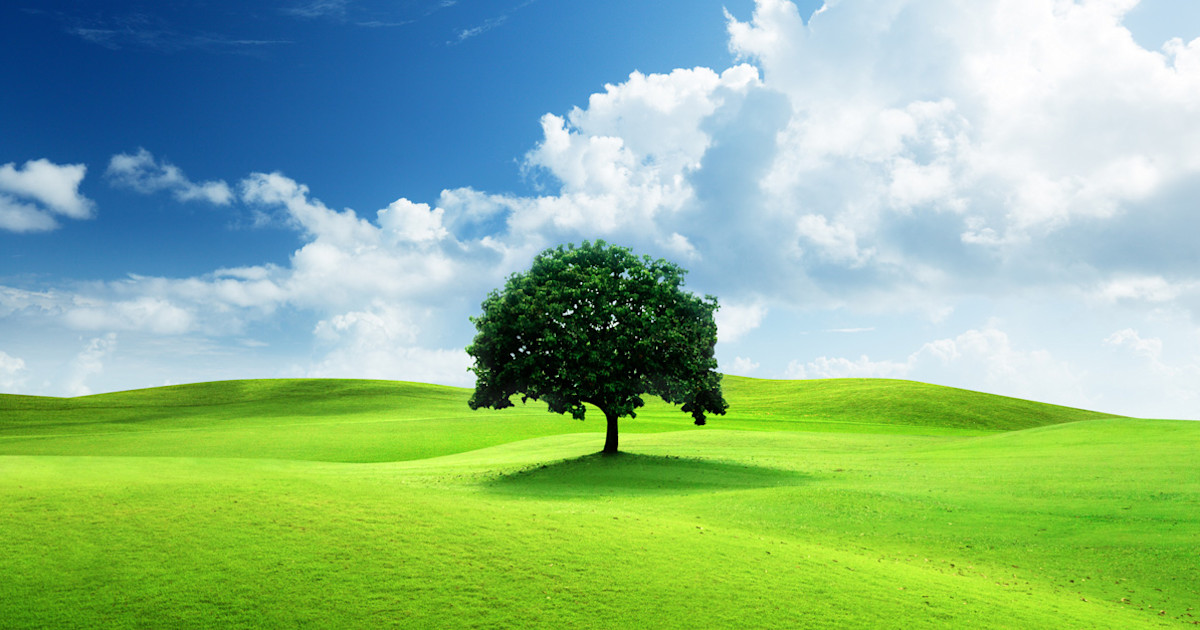
#> input picture CV/cv.exp's/pic.jpg, 1200 x 630 px
$ python exp16.py   (older library calls are emulated)
#> lines starting #> are read from the running program, lines starting #| are printed output that depends on the picture
import cv2
import numpy as np
# Read the input image
image = cv2.imread("pic.jpg") # Replace with your image file path
#> image is the input picture: shape (630, 1200, 3); mean B, G, R 139.9, 183.6, 139.8
# Convert the image to grayscale
gray = cv2.cvtColor(image, cv2.COLOR_BGR2GRAY)
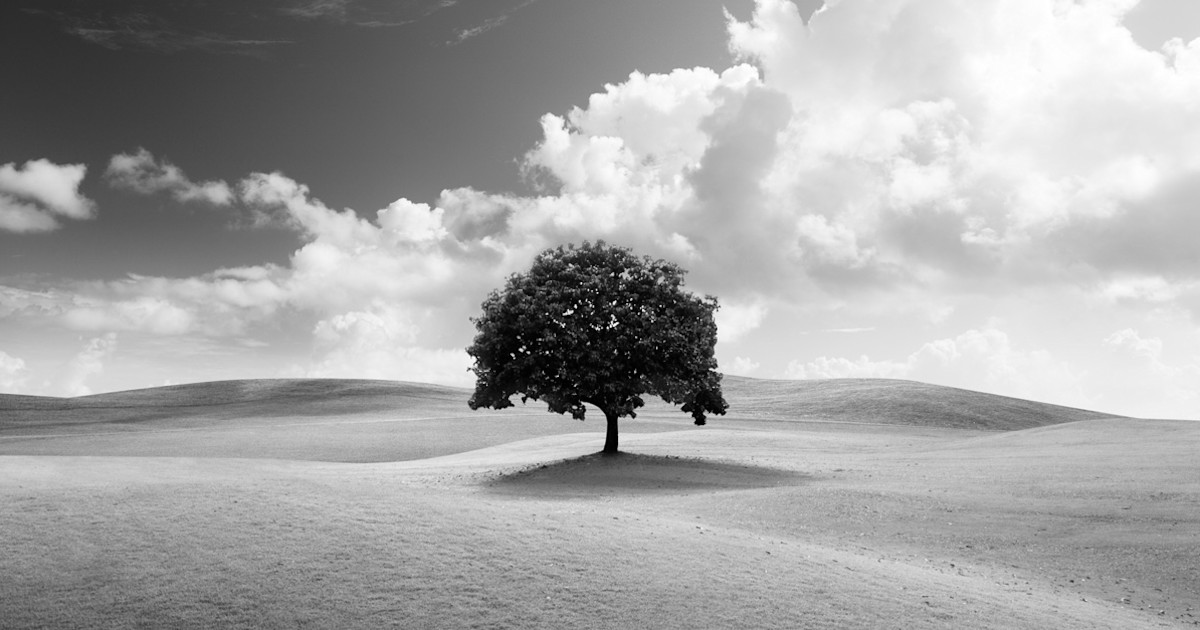
#> gray: shape (630, 1200); min 0, max 255, mean 165.5
# Apply Sobel filter in X and Y directions
sobel_x = cv2.Sobel(gray, cv2.CV_64F, 1, 0, ksize=3) # Gradient in X direction
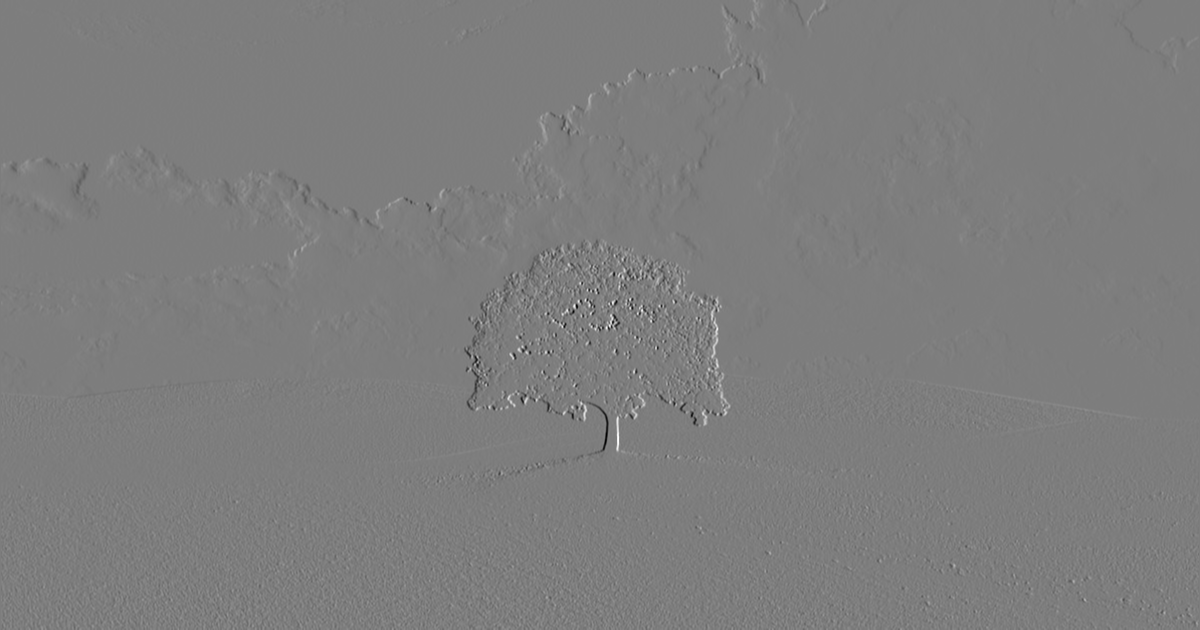
#> sobel_x: shape (630, 1200) float64; min -863, max 886, mean 0.5; drawn with min black and max white
sobel_y = cv2.Sobel(gray, cv2.CV_64F, 0, 1, ksize=3) # Gradient in Y direction
# Convert gradients to absolute scale
sobel_x = cv2.convertScaleAbs(sobel_x)
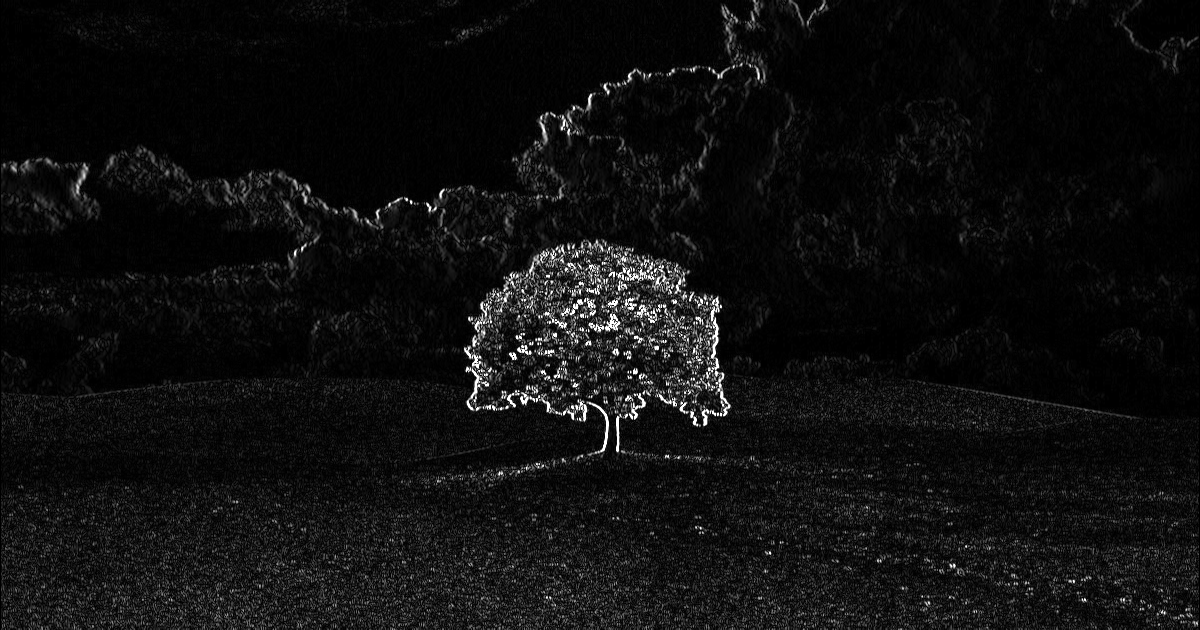
#> sobel_x: shape (630, 1200); min 0, max 255, mean 15
sobel_y = cv2.convertScaleAbs(sobel_y)
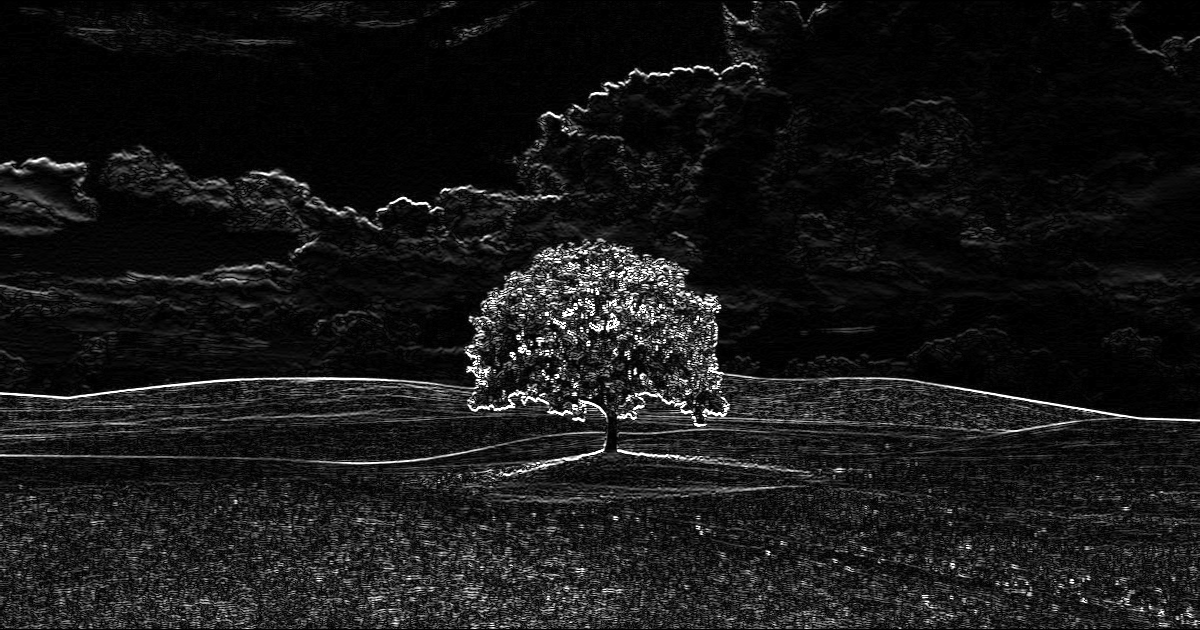
#> sobel_y: shape (630, 1200); min 0, max 255, mean 23.3

# Combine the gradients
sobel_combined = cv2.addWeighted(sobel_x, 0.5, sobel_y, 0.5, 0)
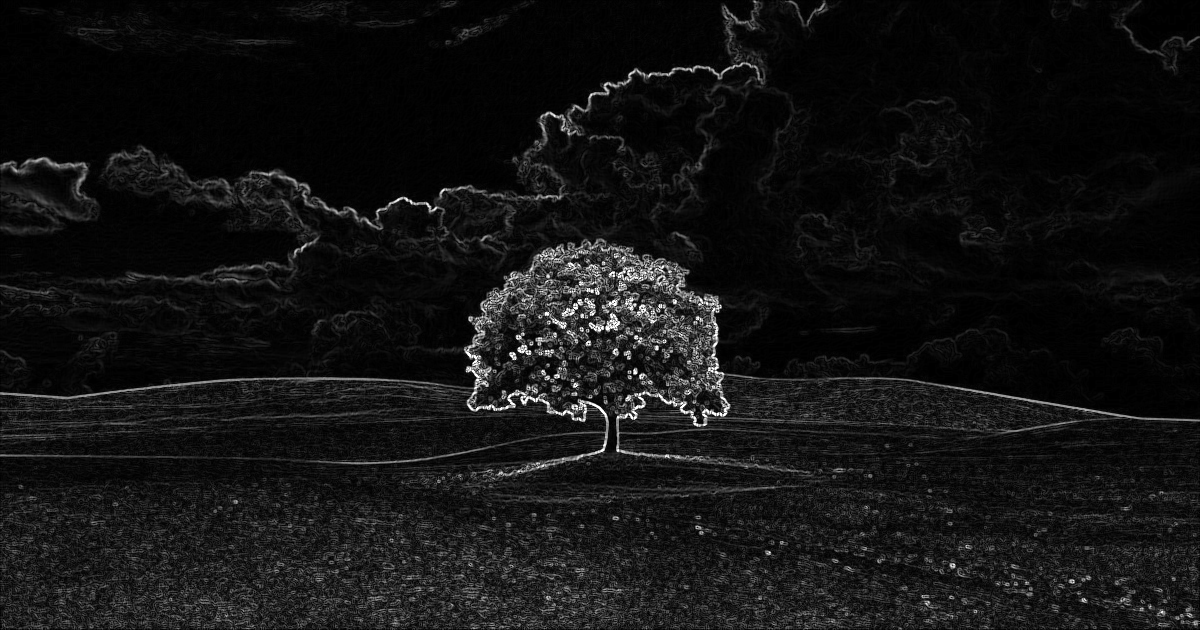
#> sobel_combined: shape (630, 1200); min 0, max 255, mean 19.2
# Display images
cv2.imshow("Original Image", image)
cv2.imshow("Sobel X", sobel_x)
cv2.imshow("Sobel Y", sobel_y)
cv2.imshow("Sobel Combined", sobel_combined)
# Save the results
cv2.imwrite("sobel_x.jpg", sobel_x)
cv2.imwrite("sobel_y.jpg", sobel_y)
cv2.imwrite("sobel_combined.jpg", sobel_combined)
# Wait for a key press and close all windows
cv2.waitKey(0)
cv2.destroyAllWindows()
